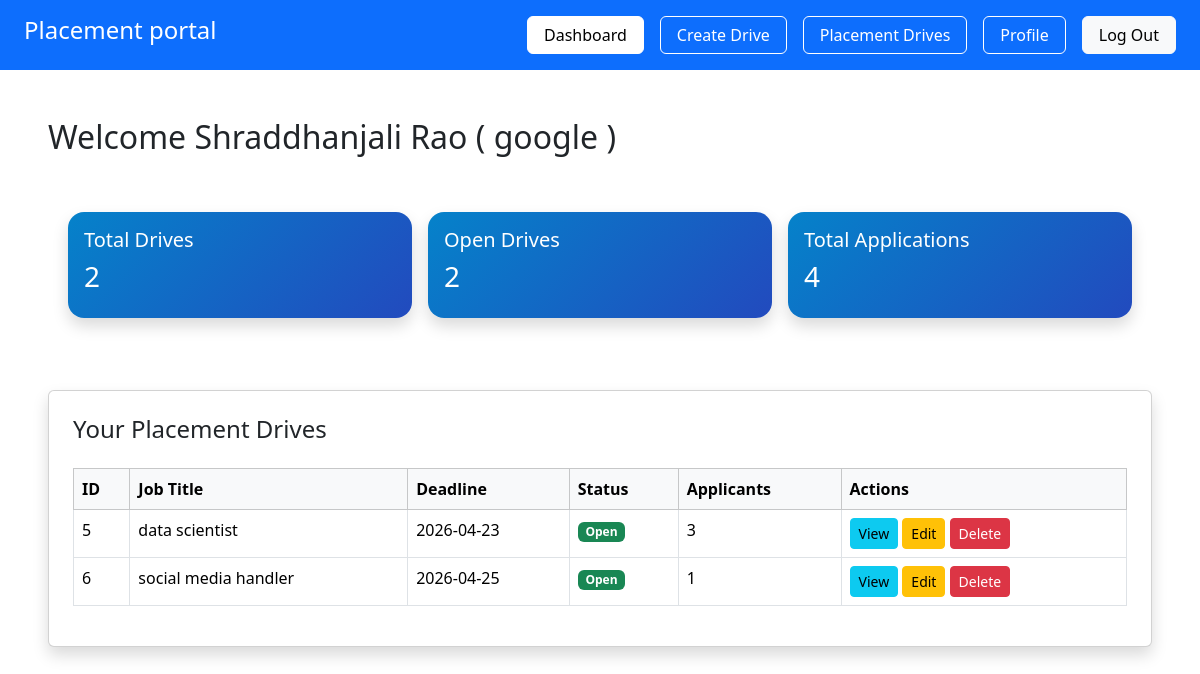
Page /company/dashboard (signed in) on the committed database.
### app/models.py (models this page shows, shortened)
class Company(db.Model):
     __tablename__ = "companies"
     id = db.Column(db.Integer, primary_key=True)
     user_id = db.Column(db.Integer, db.ForeignKey("users.id"), nullable=False)
     company_name = db.Column(db.String(150), nullable=False)
     hr_name = db.Column(db.String(100))
     website = db.Column(db.String(150))
     approval_status = db.Column(db.String(20), default="pending")
     is_blacklisted = db.Column(db.Boolean, default=False)
     user = db.relationship("User", backref=db.backref("company", uselist=False),uselist=False)

class PlacementDrive(db.Model):
     __tablename__ = "placement_drives"
     id = db.Column(db.Integer, primary_key=True)
     company_id = db.Column(db.Integer, db.ForeignKey("companies.id"), nullable=False)
     job_title = db.Column(db.String(150), nullable=False )
     description = db.Column(db.Text)
     eligibility= db.Column(db.String(200))
     deadline = db.Column(db.Date)
     status = db.Column(db.String(20) , default = 'pending')
     created_at  = db.Column(db.DateTime, default=datetime.utcnow)
     company= db.relationship('Company', backref='drives')
     @property
     def is_expired(self):
        if self.deadline:
            return date.today() > self.deadline
        return False
     def auto_close(self):
        if self.is_expired and self.status == 'open':
            self.status = 'closed'

### app/company/routes.py (the view)
@company.route('/company/dashboard')
@login_required
def c_company():
    if current_user.role != "company":
        return "Unauthorized", 403
    if not current_user.company:
        return "Company profile not found", 404
    comp = current_user.company
    drives = comp.drives
    total_drives = len(drives)
    open_drives = len([d for d in drives if d.status == 'open'])
    total_applications = sum(len(d.applications) for d in drives)
    for drive in comp.drives:
        drive.auto_close()
    db.session.commit()
    return render_template(
        'company/c_dashboard.html',
        comp=comp,
        drives=drives,
        total_drives=total_drives,
        open_drives=open_drives,
        total_applications=total_applications
    )

### app/__init__.py (called while the page is built)
@login_manager.user_loader
def load_user(user_id):
    from app.models import User
    return User.query.get(int(user_id))

### app/templates/company/c_dashboard.html
{% extends 'base.html' %}
{% block content %}
<div class="p-5  bg-opacity-25 ">
          {% if comp %}
               <h3 class="fs-2">Welcome {{comp.hr_name}} ( {{ comp.company_name }} )  </h3>
          {% else %}
               <h3>No Company Found</h3>
          {% endif %}
     <div class=" p-4 rounded-4 mt-4 " >
          <div class="row g-4 pt-2 ">
          <div class="col g-3 pt-2">
               <div class="card text-white shadow rounded-4 border-0 card-body" style="background: linear-gradient(135deg,#0582ca,#224abe);" >
                    <h5>Total Drives</h5>
                    <h3>{{ total_drives }}</h3>
               </div>
          </div>
          <div class="col g-3 pt-2">
               <div class="card text-white shadow rounded-4 border-0 card-body" style="background: linear-gradient(135deg,#0582ca,#224abe);">
                    <h5>Open Drives</h5>
                    <h3>{{ open_drives }}</h3>
               </div>
          </div>
          <div class="col g-3 pt-2">
               <div class="card text-white shadow rounded-4 border-0 card-body" style="background: linear-gradient(135deg,#0582ca,#224abe);" >
                    <h5>Total Applications</h5>
                    <h3>{{ total_applications }}</h3>
               </div>
          </div>
          </div>
     </div>
          {% include 'company/drive_table.html'   %}
</div>
{% endblock %}

### app/templates/company/drive_table.html
    <div class="card shadow p-4 mt-5">
    <h4>Your Placement Drives</h4>
    {% if drives %}
        <table class="table table-bordered table-hover mt-3">
            <thead class="table-light">
                <tr>
                    <th>ID</th>
                    <th>Job Title</th>
                    <th>Deadline</th>
                    <th>Status</th>
                    <th>Applicants</th>
                    <th>Actions</th>
                </tr>
            </thead>
            <tbody>
                {% for drive in drives %}
                <tr>
                    <td>{{ drive.id }}</td>
                    <td>{{ drive.job_title }}</td>
                    <td>{{ drive.deadline }}</td>
                    <td>
                        {% if drive.status == "open" %}
                            <span class="badge bg-success">Open</span>
                        {% elif drive.status == "closed" %}
                            <span class="badge bg-danger">Closed</span>
                        {% else %}
                            <span class="badge bg-secondary">{{ drive.status }}</span>
                        {% endif %}
                    </td>
                    <td>{{ drive.applications|length }}</td>
                    <td>
                        <a href="{{ url_for('company.view_application', id=drive.id) }}" class="btn btn-info btn-sm">
                            View
                        </a>
                        <a href="{{ url_for('company.edit_drive', id=drive.id) }}" class="btn btn-warning btn-sm">
                            Edit
                        </a>
                        <form action="/company/delete-drive/{{ drive.id }}"  method="POST" style="display:inline;">
                            <button type="submit" class="btn btn-danger btn-sm" onclick="return confirm('Are you sure?')">
                                Delete
                            </button>
                        </form>
                    </td>
                </tr>
                {% endfor %}
            </tbody>
        </table>
    {% else %}
        <p class="text-muted mt-3">No placement drives created yet.</p>
    {% endif %}
</div>

### rows in the picture
Company: hr_name "Shraddhanjali Rao", company_name "google"
PlacementDrive: id "5", job_title "data scientist", deadline "2026-04-23", status "Open", applications|length "3"
PlacementDrive: id "6", job_title "social media handler", deadline "2026-04-25", status "Open", applications|length "1"

### other values in the picture
{{ total_drives }} "2"
{{ open_drives }} "2"
{{ total_applications }} "4"
